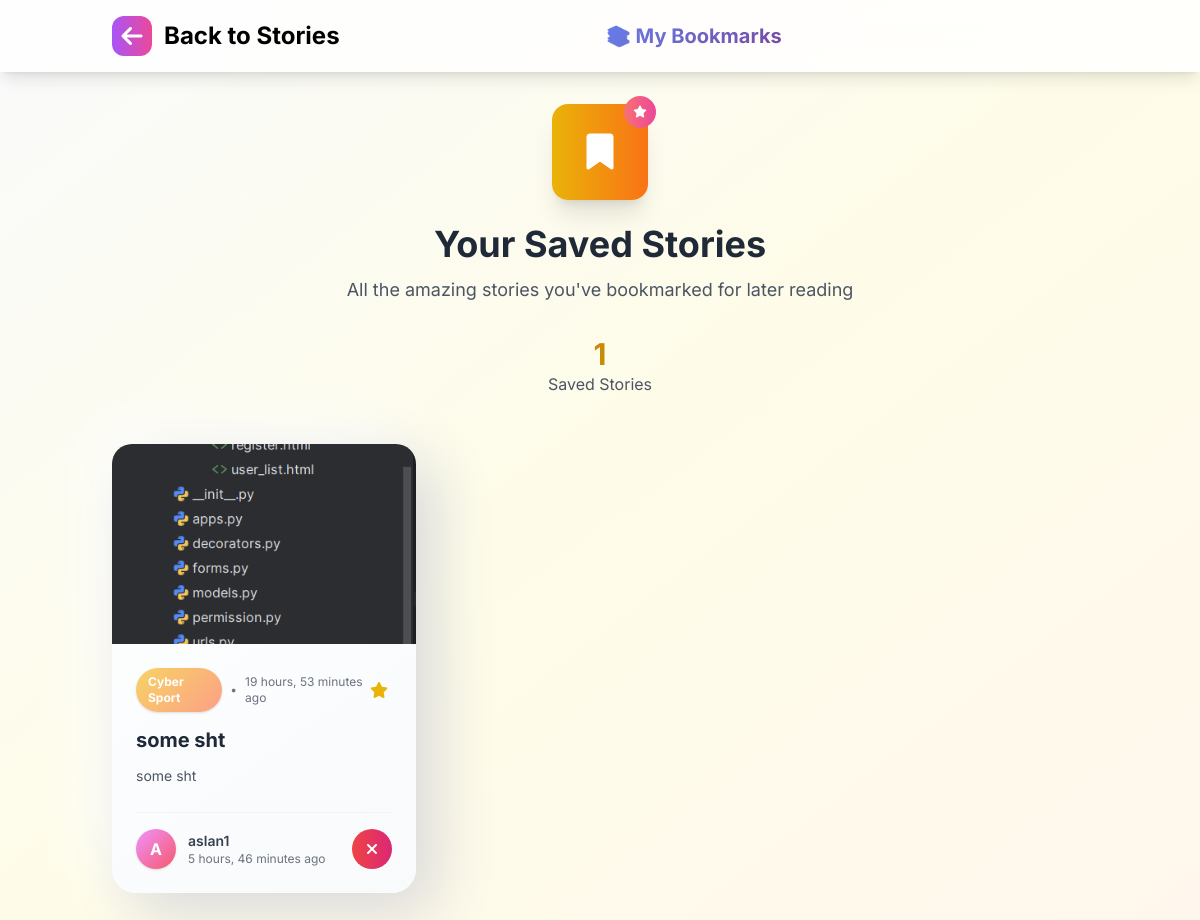
The app's page /favorites/ (signed in) with its own data.
### favorites/models.py (models this page shows, shortened)
class Favorite(models.Model):
    user = models.ForeignKey('users.User', on_delete=models.CASCADE)
    article = models.ForeignKey('articles.Article', on_delete=models.CASCADE)
    created_at = models.DateTimeField(auto_now_add=True)
    class Meta:
        unique_together = ('user', 'article')

### articles/models.py (models this page shows, shortened)
class Article(models.Model):
    STATUS_CHOICES = [
        ("draft", "Draft"),
        ("pending", "Pending moderation"),
        ("approved", "Approved"),
        ("rejected", "Rejected"),
    ]
    title = models.CharField(max_length=200)
    image = models.ImageField(upload_to='articles/', blank=True, null=True)
    content = models.TextField()
    author = models.ForeignKey(settings.AUTH_USER_MODEL, on_delete=models.CASCADE, related_name="articles")
    category = models.ForeignKey(Category, on_delete=models.SET_NULL, null=True)
    status = models.CharField(
        max_length=20,
        choices=STATUS_CHOICES,
        default="pending"
    )
    moderation_comment = models.TextField(
        blank=True,
        null=True,
        help_text="Reason for rejection"
    )
    created_at = models.DateTimeField(auto_now_add=True)
    updated_at = models.DateTimeField(auto_now=True)
    slug = models.SlugField(unique=True, blank=True)

class Category(models.Model):
    name = models.CharField(max_length=50, unique=True)
    slug = models.SlugField(unique=True, blank=True)
    def __str__(self):
        return self.name

### users/models.py (models this page shows, shortened)
class User(AbstractUser):
    ROLE_CHOICES = [
        ('superadmin', 'Super Admin'),
        ('admin', 'Admin'),
        ('user', 'User'),
    ]
    email = models.EmailField(unique=True)
    role = models.CharField(max_length=20, choices=ROLE_CHOICES, default='user')
    banned = models.BooleanField(default=False)
    date_of_registration = models.DateTimeField(auto_now_add=True)
    slug = models.SlugField(unique=True, blank=True)

### favorites/views.py (the view)
# urls.py: path("", views.favorite_list, name="list")
@login_required
def favorite_list(request):
    favorites = Favorite.objects.filter(user=request.user)
    return render(request, "favorites/favorite_list.html", {"favorites": favorites})

### favorites/templates/favorites/favorite_list.html (shortened to what this page needs)
<!DOCTYPE html>
<html lang="ru">
<head>
    <script src="https://cdn.tailwindcss.com"></script>
    <link href="https://cdnjs.cloudflare.com/ajax/libs/font-awesome/6.4.0/css/all.min.css" rel="stylesheet">
</head>
<body class="bg-gradient-to-br from-gray-50 via-yellow-50 to-orange-50 min-h-screen">
    <nav class="sticky top-0 z-50">
        <div class="bg-white/80 backdrop-blur-md shadow-lg">
            <div class="container mx-auto px-6 py-4">
                <div class="flex justify-between items-center">
                    <a href="{% url 'articles:article_list' %}" class="text-2xl font-bold flex items-center space-x-3">
                        <div class="w-10 h-10 rounded-xl bg-gradient-to-r from-purple-500 to-pink-500 flex items-center justify-center">
                            <i class="fas fa-arrow-left text-white"></i>
                        </div>
                        <span class="hidden md:inline">Back to Stories</span>
                    </a>
                    <div class="text-xl font-bold">
                        <span class="gradient-text">📚 My Bookmarks</span>
                    </div>
                </div>
            </div>
        </div>
    </nav>
    <main class="container mx-auto px-4 md:px-6 py-8">
        <div class="text-center mb-12">
            <div class="relative inline-block mb-6">
                <div class="w-24 h-24 bg-gradient-to-r from-yellow-500 to-orange-500 rounded-2xl flex items-center justify-center mx-auto shadow-xl floating">
                    <i class="fas fa-bookmark text-white text-4xl"></i>
                </div>
                <div class="absolute -top-2 -right-2 w-8 h-8 rounded-full bg-gradient-to-r from-red-400 to-pink-500 flex items-center justify-center">
                    <i class="fas fa-star text-white text-xs"></i>
                </div>
            </div>
            <h1 class="text-4xl font-bold text-gray-800 mb-3">Your Saved Stories</h1>
            <p class="text-gray-600 text-lg max-w-2xl mx-auto">
                All the amazing stories you've bookmarked for later reading
            </p>
            <div class="mt-8 flex flex-wrap justify-center gap-6">
                <div class="text-center">
                    <div class="text-3xl font-bold text-yellow-600">{{ favorites|length }}</div>
                    <div class="text-gray-600">Saved Stories</div>
                </div>
            </div>
        </div>
        {% if favorites %}
        <div class="grid grid-cols-1 md:grid-cols-2 lg:grid-cols-3 gap-8">
            {% for fav in favorites %}
            <div class="neu-card animate-on-scroll" style="animation-delay: {{ forloop.counter0|divisibleby:2|yesno:'0.1s,0.2s' }}">
                <div class="bookmark-image-container">
                    {% if fav.article.image %}
                    <img src="{{ fav.article.image.url }}" alt="{{ fav.article.title }}" class="w-full h-full object-cover">
                    {% else %}
                    <div class="w-full h-full bg-gradient-to-br from-yellow-500 to-orange-500 flex items-center justify-center">
                        <i class="fas fa-feather-alt text-white text-6xl opacity-30"></i>
                    </div>
                    {% endif %}
                </div>
                <div class="p-6">
                    <div class="flex items-center justify-between mb-4">
                        <div class="flex items-center space-x-2">
                            <span class="category-badge text-white text-xs font-bold px-3 py-1.5 rounded-full shadow">
                                {{ fav.article.category|default:"General" }}
                            </span>
                            <span class="text-xs text-gray-500">•</span>
                            <span class="text-xs text-gray-500">{{ fav.article.created_at|timesince }} ago</span>
                        </div>
                        <div class="flex items-center space-x-1 text-yellow-500">
                            <i class="fas fa-star"></i>
                        </div>
                    </div>
                    <h3 class="text-xl font-bold text-gray-800 mb-3 leading-tight group">
                        <a href="{% url 'articles:article_detail' fav.article.slug %}"
                           class="hover:text-orange-600 transition-colors duration-300">
                            {{ fav.article.title }}
                        </a>
                    </h3>
                    <p class="text-gray-600 text-sm mb-6 leading-relaxed line-clamp-3">
                        {{ fav.article.content|truncatewords:20 }}
                    </p>
                    <div class="flex items-center justify-between pt-4 border-t border-gray-100">
                        <div class="flex items-center space-x-3">
                            <div class="author-avatar w-10 h-10 rounded-full flex items-center justify-center text-white font-bold shadow">
                                {{ fav.article.author.username|first|upper }}
                            </div>
                            <div>
                                <div class="text-sm font-semibold text-gray-700">{{ fav.article.author.username }}</div>
                                <div class="text-xs text-gray-500">{{ fav.created_at|timesince }} ago</div>
                            </div>
                        </div>
                        <div class="flex items-center space-x-2">
                            <a href="{% url 'favorites:remove' fav.article.id %}"
                               class="remove-btn w-10 h-10 rounded-full bg-gradient-to-r from-red-500 to-pink-600 flex items-center justify-center text-white hover:shadow-lg transition"
                               title="Remove bookmark">
                                <i class="fas fa-times"></i>
                            </a>
                        </div>
                    </div>
                </div>
            </div>
            {% endfor %}
        </div>
        {% endif %}
    </main>
</body>
</html>

### favorites/templates/favorites/favorite_list.html (style rules this page uses)
* { font-family: 'Inter', sans-serif; }
:root { --primary-gradient: linear-gradient(135deg, #667eea 0%, #764ba2 100%); --secondary-gradient: linear-gradient(135deg, #f093fb 0%, #f5576c 100%); --accent-gradient: linear-gradient(135deg, #4facfe 0%, #00f2fe 100%); --success-gradient: linear-gradient(135deg, #43e97b 0%, #38f9d7 100%); --warning-gradient: linear-gradient(135deg, #f6d365 0%, #fda085 100%); }
.neu-card { background: linear-gradient(145deg, #ffffff, #f8fafc); border-radius: 24px; box-shadow: 20px 20px 60px #d9d9d9, -20px -20px 60px #ffffff; transition: all 0.4s cubic-bezier(0.175, 0.885, 0.32, 1.275); }
.gradient-text { background: var(--primary-gradient); -webkit-background-clip: text; -webkit-text-fill-color: transparent; background-clip: text; }
.category-badge { background: var(--warning-gradient); position: relative; overflow: hidden; }
.category-badge::after { content: ''; position: absolute; top: 0; left: -100%; width: 100%; height: 100%; background: linear-gradient(90deg, transparent, rgba(255,255,255,0.3), transparent); transition: 0.5s; }
.remove-btn { transition: all 0.3s cubic-bezier(0.4, 0, 0.2, 1); position: relative; overflow: hidden; }
.remove-btn::after { content: ''; position: absolute; top: 50%; left: 50%; width: 0; height: 0; border-radius: 50%; background: rgba(255, 255, 255, 0.2); transform: translate(-50%, -50%); transition: width 0.6s, height 0.6s; }
.author-avatar { background: var(--secondary-gradient); position: relative; transition: transform 0.3s ease; }
.floating { animation: float 3s ease-in-out infinite; }
.bookmark-image-container { height: 200px; position: relative; overflow: hidden; border-radius: 20px 20px 0 0; }
.bookmark-image-container img { transition: transform 0.5s ease; }
.animate-on-scroll { opacity: 0; transform: translateY(30px); transition: all 0.6s cubic-bezier(0.4, 0, 0.2, 1); }
.animate-on-scroll.visible { opacity: 1; transform: translateY(0); }

### records on screen
Favorite: article.image (picture), article.category "Cyber Sport", article.created_at "19 hours, 53 minutes", article "some sht", article.content "some sht", article.author.username|first "A", article.author.username "aslan1", created_at "5 hours, 46 minutes"

### other values on screen
{{ favorites|length }} "1"
